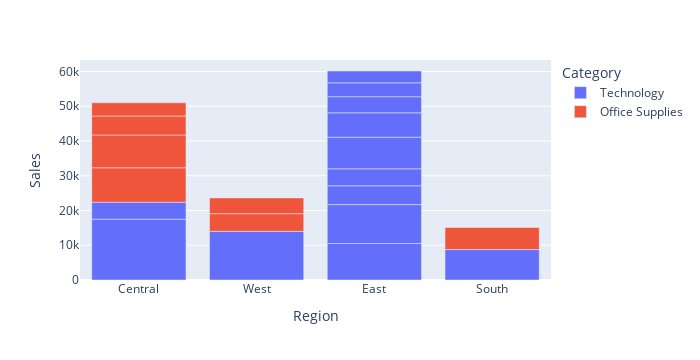

Notebook code cell kept with this figure:
### Code cell
fig= px.bar(csv.head(20),x='Region', y="Sales",color='Category',width=700)
fig.show()

### Figure 1 — Plotly figure (JSON) as saved in the notebook; plotly's stock layout.template omitted (floating-point values rounded to 4 significant figures)
{"data": [{"alignmentgroup": "True", "hovertemplate": "Category=Technology<br>Region=%{x}<br>Sales=%{y}<extra></extra>", "legendgroup": "Technology", "marker": {"color": "#636efa", "pattern": {"shape": ""}}, "name": "Technology", "offsetgroup": "Technology", "orientation": "v", "showlegend": true, "textposition": "auto", "type": "bar", "x": ["Central", "West", "East", "East", "South", "East", "East", "East", "Central", "East", "East", "East", "East"], "xaxis": "x", "y": [17500.0, 14000.0, 10500.0, 11200.0, 8750.0, 5400.0, 4900.0, 9100.0, 4900.0, 7000.0, 4644.0, 3992.0, 3404.0], "yaxis": "y"}, {"alignmentgroup": "True", "hovertemplate": "Category=Office Supplies<br>Region=%{x}<br>Sales=%{y}<extra></extra>", "legendgroup": "Office Supplies", "marker": {"color": "#EF553B", "pattern": {"shape": ""}}, "name": "Office Supplies", "offsetgroup": "Office Supplies", "orientation": "v", "showlegend": true, "textposition": "auto", "type": "bar", "x": ["Central", "Central", "South", "Central", "Central", "West", "West"], "xaxis": "x", "y": [9893.0, 9450.0, 6355.0, 5444.0, 3813.0, 5084.0, 4536.0], "yaxis": "y"}], "layout": {"barmode": "relative", "height": 360, "legend": {"title": {"text": "Category"}, "tracegroupgap": 0}, "margin": {"t": 60}, "width": 700, "xaxis": {"anchor": "y", "autorange": true, "domain": [0, 1], "range": [-0.5, 3.5], "title": {"text": "Region"}, "type": "category"}, "yaxis": {"anchor": "x", "autorange": true, "domain": [0, 1], "range": [0, 63310.0], "title": {"text": "Sales"}, "type": "linear"}}}
